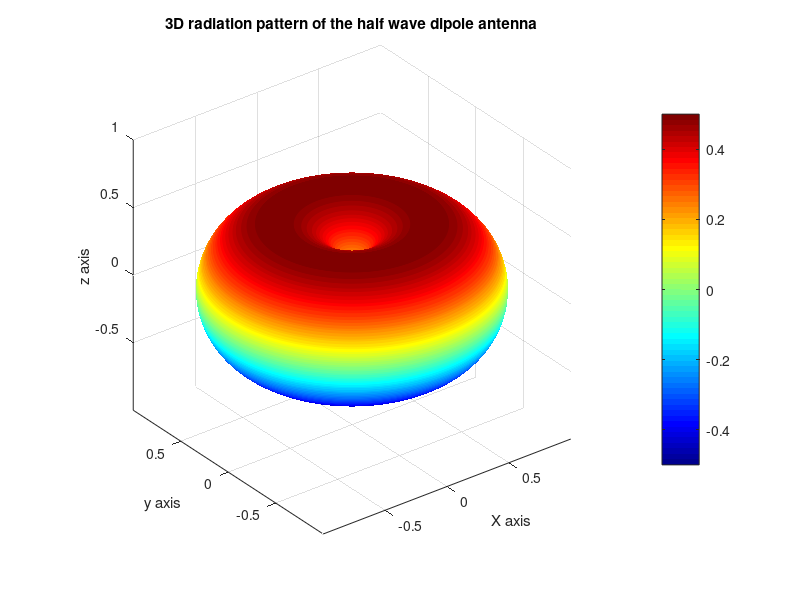

MATLAB code for this plot: (Note: this script raises an error after producing the figure.)
clc; clear; 

%Defining the antenna parameters [SECTION 1]
plotRes = 1000;
%below angles in radians
thetaEL = linspace(0,2*pi, plotRes); %elevation angle sweep from 0 to 180 degrees
thetaAZI = linspace(0, 2*pi, plotRes);%azimuthal angle sweep from 0 to 360 degrees
%below angles in degrees
thetaELd = rad2deg(thetaEL);
thetaAZId = rad2deg(thetaAZI);

%compute the radiation pattern using far field approximation [SECTION 2]
RadPat = abs(sin(thetaEL));
RadPat(isnan(RadPat)) = 0;
RadPat = RadPat ./ max(RadPat(:));

%Coordinate handling [SECTION 3]
[EL, AZI] = meshgrid(thetaEL, thetaAZI); %each point in space is (thetaEL, thetaAZI)
Xcoord = (RadPat) .* sin(EL) .* cos(AZI);
Ycoord = (RadPat) .* sin(EL) .* sin(AZI);
Zcoord = (RadPat) .* cos(EL);
disp(['Min PowerPat: ', num2str(min(RadPat(:)))]);
disp(['Max PowerPat: ', num2str(max(RadPat(:)))]);
disp(['Min Xcoord: ', num2str(min(Xcoord(:)))]);
disp(['Max Xcoord: ', num2str(max(Xcoord(:)))]);
disp(['Min Ycoord: ', num2str(min(Ycoord(:)))]);
disp(['Max Ycoord: ', num2str(max(Ycoord(:)))]);
disp(['Min Zcoord: ', num2str(min(Zcoord(:)))]);
disp(['Max Zcoord: ', num2str(max(Zcoord(:)))]);

%Pattern plot of radiation [SECTION 4]
figure;
surf(Xcoord,Ycoord,Zcoord, 'EdgeColor','none');
colormap(jet) %Using a colour gradient to indicate intensity
colorbar;
axis equal;
shading interp;
title("3D radiation pattern of the half wave dipole antenna");
xlabel("X axis"); ylabel("y axis"); zlabel("z axis");
view(3); grid on;

%2D polar plot [SECTION 5]
figure;
polarplot(thetaEL, RadPat, 'r', 'LineWidth',4);
title("2D polar plot of the dipole antenna"); grid on;
ax = gca;
ax.ThetaZeroLocation = 'top';  % Place 0° at the top




